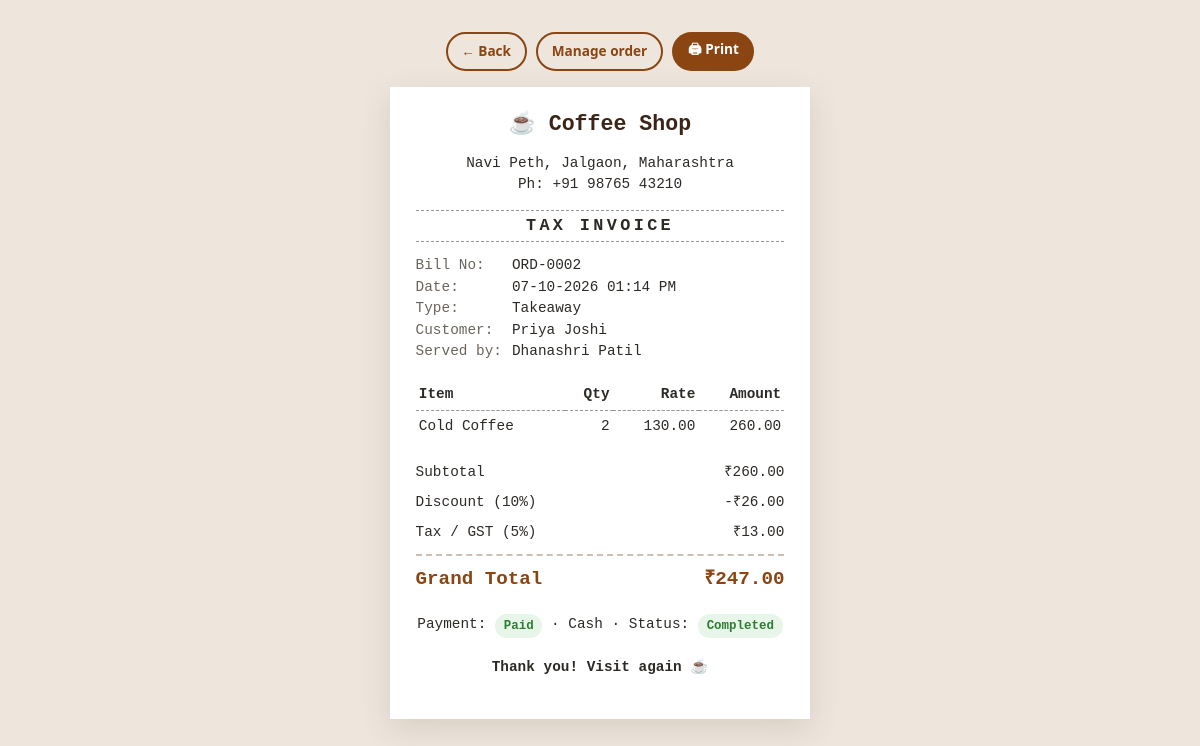
Screenshot of /receipt.php?id=2 (signed in) with the database file from the repository.
### tables this page shows
CREATE TABLE orders (
    id               INT AUTO_INCREMENT PRIMARY KEY,
    order_no         VARCHAR(30) UNIQUE,
    customer_id      INT NULL,
    order_type       ENUM('dine_in','takeaway','online') NOT NULL DEFAULT 'dine_in',
    table_no         VARCHAR(10),
    status           ENUM('pending','preparing','ready','completed','cancelled') NOT NULL DEFAULT 'pending',
    subtotal         DECIMAL(10,2) NOT NULL DEFAULT 0,
    tax_rate         DECIMAL(5,2) NOT NULL DEFAULT 0,
    tax_amount       DECIMAL(10,2) NOT NULL DEFAULT 0,
    discount_percent DECIMAL(5,2) NOT NULL DEFAULT 0,
    discount_amount  DECIMAL(10,2) NOT NULL DEFAULT 0,
    extra_charges    DECIMAL(10,2) NOT NULL DEFAULT 0,
    total            DECIMAL(10,2) NOT NULL DEFAULT 0,
    payment_method   ENUM('cash','card','upi') NULL,
    payment_status   ENUM('unpaid','paid','refunded') NOT NULL DEFAULT 'unpaid',
    notes            VARCHAR(255),
    rating           TINYINT NULL,
    created_by       INT NULL,
    created_at       DATETIME NOT NULL DEFAULT CURRENT_TIMESTAMP,
    updated_at       DATETIME NOT NULL DEFAULT CURRENT_TIMESTAMP ON UPDATE CURRENT_TIMESTAMP,
    FOREIGN KEY (customer_id) REFERENCES customers(id) ON DELETE SET NULL,
    FOREIGN KEY (created_by) REFERENCES users(id) ON DELETE SET NULL,
    INDEX idx_created (created_at),
    INDEX idx_status (status)
);

CREATE TABLE customers (
    id             INT AUTO_INCREMENT PRIMARY KEY,
    user_id        INT NULL UNIQUE,
    name           VARCHAR(100) NOT NULL,
    phone          VARCHAR(20),
    email          VARCHAR(150),
    loyalty_points INT NOT NULL DEFAULT 0,
    created_at     DATETIME NOT NULL DEFAULT CURRENT_TIMESTAMP,
    FOREIGN KEY (user_id) REFERENCES users(id) ON DELETE SET NULL
);

CREATE TABLE users (
    id            INT AUTO_INCREMENT PRIMARY KEY,
    name          VARCHAR(100) NOT NULL,
    email         VARCHAR(150) NOT NULL UNIQUE,
    phone         VARCHAR(20),
    password_hash VARCHAR(255) NOT NULL,
    role          ENUM('admin','staff','customer') NOT NULL DEFAULT 'customer',
    is_active     TINYINT(1) NOT NULL DEFAULT 1,
    created_at    DATETIME NOT NULL DEFAULT CURRENT_TIMESTAMP
);

CREATE TABLE order_items (
    id           INT AUTO_INCREMENT PRIMARY KEY,
    order_id     INT NOT NULL,
    menu_item_id INT NULL,
    item_name    VARCHAR(100) NOT NULL,
    unit_price   DECIMAL(10,2) NOT NULL,
    quantity     INT NOT NULL,
    line_total   DECIMAL(10,2) NOT NULL,
    FOREIGN KEY (order_id) REFERENCES orders(id) ON DELETE CASCADE,
    FOREIGN KEY (menu_item_id) REFERENCES menu_items(id) ON DELETE SET NULL
);

### includes/orders.php (called while the page is built, shortened)
<?php
function get_order(int $id): ?array
{
    $stmt = db()->prepare('SELECT o.*, c.name AS customer_name, c.phone AS customer_phone, c.user_id AS customer_user_id,
                                  u.name AS created_by_name
                           FROM orders o
                           LEFT JOIN customers c ON c.id = o.customer_id
                           LEFT JOIN users u ON u.id = o.created_by
                           WHERE o.id = ?');
    $stmt->execute([$id]);
    $order = $stmt->fetch();
    $stmt = db()->prepare('SELECT * FROM order_items WHERE order_id = ?');
    $stmt->execute([$id]);
    $order['items'] = $stmt->fetchAll();
    return $order;
}

### receipt.php (the view, shortened to what this page needs)
<?php
require_once __DIR__ . '/includes/bootstrap.php';
require_once __DIR__ . '/includes/layout.php';
require_once __DIR__ . '/includes/orders.php';
$user = require_login();
$order = get_order((int) ($_GET['id'] ?? 0));
$back = $user['role'] === 'customer' ? base_url('my_orders.php') : base_url('admin/orders.php');
page_head('Receipt ' . $order['order_no'], 'receipt-body');
?>
<div class="receipt-actions no-print">
    <a href="<?= e($back) ?>" class="btn btn-outline btn-sm">← Back</a>
    <?php if ($user['role'] !== 'customer'): ?>
        <a href="<?= e(base_url('admin/order_view.php?id=' . $order['id'])) ?>" class="btn btn-outline btn-sm">Manage order</a>
    <?php endif; ?>
    <button class="btn btn-brown btn-sm" onclick="window.print()">🖨 Print</button>
</div>
<div class="receipt">
    <div class="center">
        <h2>☕ <?= e(setting('shop_name')) ?></h2>
        <p><?= e(setting('address')) ?><br>Ph: <?= e(setting('phone')) ?></p>
        <h3>TAX INVOICE</h3>
    </div>
    <div class="receipt-meta">
        <div><span>Bill No:</span> <?= e($order['order_no']) ?></div>
        <div><span>Date:</span> <?= e(date('d-m-Y h:i A', strtotime($order['created_at']))) ?></div>
        <div><span>Type:</span> <?= e(ORDER_TYPES[$order['order_type']]) ?><?= $order['table_no'] ? ' (Table ' . e($order['table_no']) . ')' : '' ?></div>
        <div><span>Customer:</span> <?= e($order['customer_name'] ?? 'Walk-in') ?></div>
        <?php if ($order['created_by_name']): ?><div><span>Served by:</span> <?= e($order['created_by_name']) ?></div><?php endif; ?>
    </div>
    <table class="receipt-table">
        <thead><tr><th>Item</th><th>Qty</th><th>Rate</th><th>Amount</th></tr></thead>
        <tbody>
        <?php foreach ($order['items'] as $it): ?>
            <tr><td><?= e($it['item_name']) ?></td><td><?= (int) $it['quantity'] ?></td>
                <td><?= e(number_format($it['unit_price'], 2)) ?></td><td><?= e(number_format($it['line_total'], 2)) ?></td></tr>
        <?php endforeach; ?>
        </tbody>
    </table>
    <div class="bill-box">
        <div><span>Subtotal</span><span><?= e(money($order['subtotal'])) ?></span></div>
        <?php if ($order['discount_amount'] > 0): ?>
            <div><span>Discount (<?= e(+$order['discount_percent']) ?>%)</span><span>-<?= e(money($order['discount_amount'])) ?></span></div>
        <?php endif; ?>
        <div><span>Tax / GST (<?= e(+$order['tax_rate']) ?>%)</span><span><?= e(money($order['tax_amount'])) ?></span></div>
        <div class="bill-total"><span>Grand Total</span><span><?= e(money($order['total'])) ?></span></div>
    </div>
    <p class="center">
        Payment: <?= status_badge($order['payment_status']) ?>
        <?= $order['payment_method'] ? '· ' . e(PAYMENT_METHODS[$order['payment_method']]) : '' ?>
        · Status: <?= status_badge($order['status']) ?>
    </p>
    <p class="center thanks">Thank you! Visit again ☕</p>
</div>

### includes/bootstrap.php (shortened to what this page needs)
<?php
function db(): PDO
{
    static $pdo = null;
    if ($pdo === null) {
        $dsn = 'mysql:host=' . DB_HOST . ';port=' . DB_PORT . ';dbname=' . DB_NAME . ';charset=utf8mb4';
        try {
            $pdo = new PDO($dsn, DB_USER, DB_PASS, [
                PDO::ATTR_ERRMODE            => PDO::ERRMODE_EXCEPTION,
                PDO::ATTR_DEFAULT_FETCH_MODE => PDO::FETCH_ASSOC,
                PDO::ATTR_EMULATE_PREPARES   => false,
            ]);
            $pdo->exec("SET time_zone = '" . date('P') . "'");
        } catch (PDOException $e) {
            http_response_code(500);
            exit('<h2>Database connection failed</h2><p>Check config/config.php and make sure the '
                . 'database/coffeeshop.sql file has been imported.</p>');
        }
    }
    return $pdo;
}
function base_url(string $path = ''): string
{
    static $base = null;
    if ($base === null) {
        $root = str_replace('\\', '/', realpath(__DIR__ . '/..'));
        $doc  = str_replace('\\', '/', realpath($_SERVER['DOCUMENT_ROOT'] ?? '') ?: '');
        $base = ($doc !== '' && str_starts_with($root, $doc)) ? substr($root, strlen($doc)) : '';
        $base = rtrim($base, '/');
    }
    return $base . '/' . ltrim($path, '/');
}
function e($value): string
{
    return htmlspecialchars((string) $value, ENT_QUOTES, 'UTF-8');
}
function setting(string $name, string $default = ''): string
{
    static $cache = null;
    if ($cache === null) {
        $cache = db()->query('SELECT name, value FROM settings')->fetchAll(PDO::FETCH_KEY_PAIR);
    }
    return $cache[$name] ?? $default;
}
function money($amount): string
{
    return setting('currency', '₹') . number_format((float) $amount, 2);
}
function current_user(): ?array
{
    static $user = false;
    if ($user === false) {
        $user = null;
        if (!empty($_SESSION['user_id'])) {
            $stmt = db()->prepare('SELECT id, name, email, phone, role FROM users WHERE id = ? AND is_active = 1');
            $stmt->execute([$_SESSION['user_id']]);
            $user = $stmt->fetch() ?: null;
        }
    }
    return $user;
}
function require_login(): array
{
    $user = current_user();
    return $user;
}
function status_badge(string $status): string
{
    return '<span class="badge badge-' . e($status) . '">' . e(ucwords(str_replace('_', ' ', $status))) . '</span>';
}

### assets/css/style.css (style rules this page uses)
:root { --brown: #6f4e37; --brown-dark: #3b2418; --brown-deep: #2c1810; --rust: #8b4513; --orange: #d2691e; --yellow: #ffd200; --yellow-soft: #ffe066; --cream: #f8f4ef; --text: #2d2a26; --muted: #6b645c; --border: #e7dfd6; --white: #ffffff; --green: #2e7d32; --red: #c62828; --radius: 16px; --shadow: 0 10px 30px rgba(60, 30, 10, .12); }
* { box-sizing: border-box; }
html { scroll-behavior: smooth; }
body { margin: 0; font-family: "Segoe UI", Arial, Helvetica, sans-serif; color: var(--text); background: var(--white); line-height: 1.5; }
a { color: var(--rust); }
h1, h2, h3, h4 { margin: 0 0 .5em; line-height: 1.2; }
.center { text-align: center; }
.btn { display: inline-flex; align-items: center; justify-content: center; gap: .4em; padding: .7em 1.4em; border-radius: 999px; border: 2px solid transparent; font-weight: 700; font-size: .95rem; text-decoration: none; cursor: pointer; transition: transform .15s, box-shadow .15s, background .15s; font-family: inherit; }
.btn-sm { padding: .4em 1em; font-size: .85rem; }
.btn-brown { background: var(--rust); color: var(--white); }
.btn-outline { background: transparent; border-color: var(--rust); color: var(--rust); }
.badge { display: inline-block; padding: .2em .7em; border-radius: 999px; font-size: .78rem; font-weight: 700; white-space: nowrap; }
.badge-completed, .badge-paid { background: #e8f5e9; color: var(--green); }
.bill-box { background: var(--cream); border-radius: 12px; padding: 1rem 1.2rem; margin: 1rem 0; }
.bill-box > div { display: flex; justify-content: space-between; padding: .25rem 0; }
.bill-total { border-top: 2px dashed #cdbfb1; margin-top: .4rem; padding-top: .6rem !important; font-weight: 800; font-size: 1.2rem; color: var(--rust); }
.receipt-body { background: #eee6dd; padding: 2rem 16px; }
.receipt-actions { display: flex; gap: .6rem; justify-content: center; margin-bottom: 1rem; flex-wrap: wrap; }
.receipt { background: var(--white); max-width: 420px; margin: 0 auto; padding: 1.6rem; font-family: "Courier New", monospace; font-size: .9rem; box-shadow: var(--shadow); }
.receipt h2 { color: var(--brown-dark); margin-bottom: .2rem; }
.receipt h3 { border-top: 1px dashed #999; border-bottom: 1px dashed #999; padding: .3rem 0; margin: .8rem 0; letter-spacing: .2em; }
.receipt-meta div { display: flex; gap: .4rem; }
.receipt-meta span { min-width: 90px; color: var(--muted); }
.receipt-table { width: 100%; border-collapse: collapse; margin: 1rem 0; }
.receipt-table th, .receipt-table td { padding: .3rem .2rem; text-align: right; }
.receipt-table th:first-child, .receipt-table td:first-child { text-align: left; }
.receipt-table thead { border-bottom: 1px dashed #999; }
.receipt .bill-box { background: none; padding: 0; }
.thanks { font-weight: 700; margin-top: 1.2rem; }

### rows the page displays
orders: order_no "ORD-0002", created_at "07-10-2026 01:14 PM", order_type "Takeaway", customer.name "Priya Joshi", created_by.name "Dhanashri Patil", subtotal "₹260.00", discount_percent "10", discount_amount "₹26.00", tax_rate "5", tax_amount "₹13.00", total "₹247.00", payment_status "Paid Completed", payment_method "Cash"
order_items: item_name "Cold Coffee", quantity "2", unit_price "130.00", line_total "260.00"

### other values shown
setting('shop_name') "Coffee Shop"
setting('address') "Navi Peth, Jalgaon, Maharashtra"
setting('phone') "+91 98765 43210"
